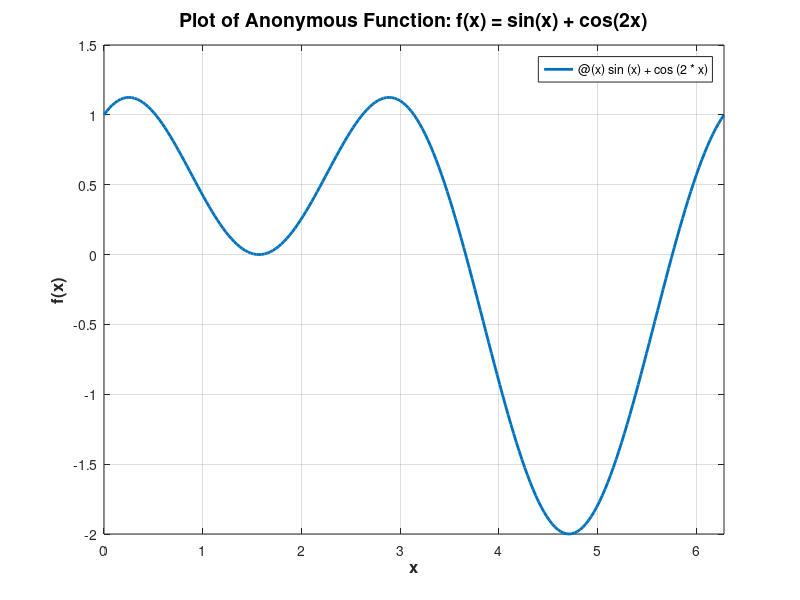

MATLAB code for this plot:
clc;
clear;
close all;

% Define an anonymous function f(x)
f = @(x) sin(x) + cos(2*x);  % This function computes sin(x) + cos(2x)

% Plot the function using fplot over the interval [0, 2*pi]
figure;
fplot(f, [0, 2*pi], 'LineWidth', 2);

% Customize the plot
xlabel('x', 'FontSize', 12, 'FontWeight', 'bold');        % x-axis label
ylabel('f(x)', 'FontSize', 12, 'FontWeight', 'bold');       % y-axis label
title('Plot of Anonymous Function: f(x) = sin(x) + cos(2x)', ...
      'FontSize', 14, 'FontWeight', 'bold');              % Title of the plot
grid on;                                                 % Enable grid
